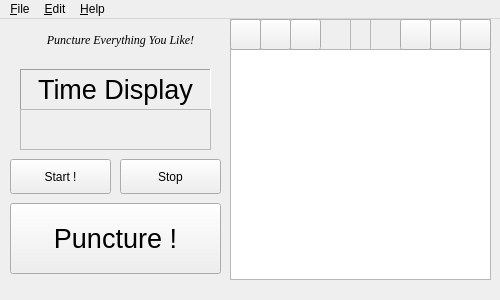
<?xml version="1.0" encoding="UTF-8"?>
<ui version="4.0">
 <class>MainWindow</class>
 <widget class="QMainWindow" name="MainWindow">
  <property name="geometry">
   <rect>
    <x>0</x>
    <y>0</y>
    <width>500</width>
    <height>300</height>
   </rect>
  </property>
  <property name="minimumSize">
   <size>
    <width>360</width>
    <height>270</height>
   </size>
  </property>
  <property name="windowIcon">
   <iconset resource="icon.qrc">
    <normaloff>:/icons/MiniPunctor.png</normaloff>:/icons/MiniPunctor.png</iconset>
  </property>
  <widget class="QWidget" name="centralWidget">
   <widget class="QLabel" name="labelBanner">
    <property name="geometry">
     <rect>
      <x>10</x>
      <y>0</y>
      <width>221</width>
      <height>41</height>
     </rect>
    </property>
    <property name="font">
     <font>
      <family>Times New Roman</family>
      <italic>true</italic>
     </font>
    </property>
    <property name="text">
     <string>Puncture Everything You Like!</string>
    </property>
    <property name="textFormat">
     <enum>Qt::PlainText</enum>
    </property>
    <property name="alignment">
     <set>Qt::AlignCenter</set>
    </property>
   </widget>
   <widget class="QLabel" name="labelTime">
    <property name="geometry">
     <rect>
      <x>20</x>
      <y>50</y>
      <width>191</width>
      <height>41</height>
     </rect>
    </property>
    <property name="font">
     <font>
      <pointsize>20</pointsize>
     </font>
    </property>
    <property name="frameShape">
     <enum>QFrame::Panel</enum>
    </property>
    <property name="frameShadow">
     <enum>QFrame::Sunken</enum>
    </property>
    <property name="text">
     <string>Time Display</string>
    </property>
    <property name="textFormat">
     <enum>Qt::PlainText</enum>
    </property>
    <property name="alignment">
     <set>Qt::AlignCenter</set>
    </property>
   </widget>
   <widget class="QPushButton" name="buttonStart">
    <property name="geometry">
     <rect>
      <x>10</x>
      <y>140</y>
      <width>101</width>
      <height>35</height>
     </rect>
    </property>
    <property name="focusPolicy">
     <enum>Qt::TabFocus</enum>
    </property>
    <property name="toolTip">
     <string>Start / pause timer</string>
    </property>
    <property name="text">
     <string>Start !</string>
    </property>
   </widget>
   <widget class="QPushButton" name="buttonStop">
    <property name="geometry">
     <rect>
      <x>120</x>
      <y>140</y>
      <width>101</width>
      <height>35</height>
     </rect>
    </property>
    <property name="focusPolicy">
     <enum>Qt::TabFocus</enum>
    </property>
    <property name="toolTip">
     <string>Stop timer</string>
    </property>
    <property name="text">
     <string>Stop</string>
    </property>
   </widget>
   <widget class="QPushButton" name="buttonPunc">
    <property name="geometry">
     <rect>
      <x>10</x>
      <y>184</y>
      <width>211</width>
      <height>71</height>
     </rect>
    </property>
    <property name="font">
     <font>
      <pointsize>20</pointsize>
     </font>
    </property>
    <property name="toolTip">
     <string>Insert current time tick to list</string>
    </property>
    <property name="text">
     <string>Puncture !</string>
    </property>
   </widget>
   <widget class="QListWidget" name="listTimeline">
    <property name="geometry">
     <rect>
      <x>230</x>
      <y>30</y>
      <width>261</width>
      <height>231</height>
     </rect>
    </property>
    <property name="contextMenuPolicy">
     <enum>Qt::CustomContextMenu</enum>
    </property>
    <property name="selectionMode">
     <enum>QAbstractItemView::ExtendedSelection</enum>
    </property>
   </widget>
   <widget class="QFrame" name="frameTimeAdj">
    <property name="geometry">
     <rect>
      <x>20</x>
      <y>90</y>
      <width>191</width>
      <height>41</height>
     </rect>
    </property>
    <property name="frameShape">
     <enum>QFrame::StyledPanel</enum>
    </property>
    <property name="frameShadow">
     <enum>QFrame::Raised</enum>
    </property>
    <widget class="buttonUpDown" name="bUDMin" native="true">
     <property name="geometry">
      <rect>
       <x>0</x>
       <y>0</y>
       <width>61</width>
       <height>41</height>
      </rect>
     </property>
     <property name="toolTip">
      <string>Adjust minute</string>
     </property>
    </widget>
    <widget class="buttonUpDown" name="bUDSec" native="true">
     <property name="geometry">
      <rect>
       <x>60</x>
       <y>0</y>
       <width>61</width>
       <height>41</height>
      </rect>
     </property>
     <property name="toolTip">
      <string>Adjust second</string>
     </property>
    </widget>
    <widget class="buttonUpDown" name="bUDMsec" native="true">
     <property name="geometry">
      <rect>
       <x>120</x>
       <y>0</y>
       <width>71</width>
       <height>41</height>
      </rect>
     </property>
     <property name="toolTip">
      <string>Adjust millisecond</string>
     </property>
    </widget>
   </widget>
   <widget class="QFrame" name="frameListOperation">
    <property name="geometry">
     <rect>
      <x>230</x>
      <y>0</y>
      <width>261</width>
      <height>31</height>
     </rect>
    </property>
    <property name="frameShape">
     <enum>QFrame::StyledPanel</enum>
    </property>
    <property name="lineWidth">
     <number>0</number>
    </property>
    <widget class="QFrame" name="frameListButtonLeft">
     <property name="geometry">
      <rect>
       <x>0</x>
       <y>0</y>
       <width>121</width>
       <height>31</height>
      </rect>
     </property>
     <property name="frameShape">
      <enum>QFrame::StyledPanel</enum>
     </property>
     <property name="lineWidth">
      <number>0</number>
     </property>
     <widget class="QPushButton" name="buttonListEdit">
      <property name="geometry">
       <rect>
        <x>60</x>
        <y>0</y>
        <width>31</width>
        <height>31</height>
       </rect>
      </property>
      <property name="toolTip">
       <string>Edit selected item</string>
      </property>
      <property name="icon">
       <iconset resource="icon.qrc">
        <normaloff>:/icons/list-edit.png</normaloff>:/icons/list-edit.png</iconset>
      </property>
      <property name="iconSize">
       <size>
        <width>20</width>
        <height>20</height>
       </size>
      </property>
     </widget>
     <widget class="QPushButton" name="buttonListMoveDown">
      <property name="geometry">
       <rect>
        <x>30</x>
        <y>0</y>
        <width>31</width>
        <height>31</height>
       </rect>
      </property>
      <property name="toolTip">
       <string>Move selected item down</string>
      </property>
      <property name="icon">
       <iconset resource="icon.qrc">
        <normaloff>:/icons/go-down.png</normaloff>:/icons/go-down.png</iconset>
      </property>
      <property name="iconSize">
       <size>
        <width>20</width>
        <height>20</height>
       </size>
      </property>
     </widget>
     <widget class="QPushButton" name="buttonListMoveUp">
      <property name="geometry">
       <rect>
        <x>0</x>
        <y>0</y>
        <width>31</width>
        <height>31</height>
       </rect>
      </property>
      <property name="toolTip">
       <string>Move selected item up</string>
      </property>
      <property name="icon">
       <iconset resource="icon.qrc">
        <normaloff>:/icons/go-up.png</normaloff>:/icons/go-up.png</iconset>
      </property>
      <property name="iconSize">
       <size>
        <width>20</width>
        <height>20</height>
       </size>
      </property>
     </widget>
    </widget>
    <widget class="QFrame" name="frameListButtonRight">
     <property name="geometry">
      <rect>
       <x>140</x>
       <y>0</y>
       <width>121</width>
       <height>31</height>
      </rect>
     </property>
     <property name="frameShape">
      <enum>QFrame::StyledPanel</enum>
     </property>
     <property name="lineWidth">
      <number>0</number>
     </property>
     <widget class="QPushButton" name="buttonListClear">
      <property name="geometry">
       <rect>
        <x>90</x>
        <y>0</y>
        <width>31</width>
        <height>31</height>
       </rect>
      </property>
      <property name="toolTip">
       <string>Remove all items</string>
      </property>
      <property name="icon">
       <iconset resource="icon.qrc">
        <normaloff>:/icons/edit-delete.png</normaloff>:/icons/edit-delete.png</iconset>
      </property>
      <property name="iconSize">
       <size>
        <width>20</width>
        <height>20</height>
       </size>
      </property>
     </widget>
     <widget class="QPushButton" name="buttonListRemove">
      <property name="geometry">
       <rect>
        <x>60</x>
        <y>0</y>
        <width>31</width>
        <height>31</height>
       </rect>
      </property>
      <property name="toolTip">
       <string>Remove selected item</string>
      </property>
      <property name="icon">
       <iconset resource="icon.qrc">
        <normaloff>:/icons/list-remove.png</normaloff>:/icons/list-remove.png</iconset>
      </property>
      <property name="iconSize">
       <size>
        <width>20</width>
        <height>20</height>
       </size>
      </property>
     </widget>
     <widget class="QPushButton" name="buttonListInsert">
      <property name="geometry">
       <rect>
        <x>30</x>
        <y>0</y>
        <width>31</width>
        <height>31</height>
       </rect>
      </property>
      <property name="toolTip">
       <string>Create new item after selected item</string>
      </property>
      <property name="icon">
       <iconset resource="icon.qrc">
        <normaloff>:/icons/list-add.png</normaloff>:/icons/list-add.png</iconset>
      </property>
      <property name="iconSize">
       <size>
        <width>20</width>
        <height>20</height>
       </size>
      </property>
     </widget>
    </widget>
   </widget>
  </widget>
  <widget class="QMenuBar" name="menuBar">
   <property name="geometry">
    <rect>
     <x>0</x>
     <y>0</y>
     <width>500</width>
     <height>30</height>
    </rect>
   </property>
   <widget class="QMenu" name="menuFile">
    <property name="title">
     <string>&amp;File</string>
    </property>
    <addaction name="actionNew_File"/>
    <addaction name="separator"/>
    <addaction name="actionOpen_File"/>
    <addaction name="actionSave_File"/>
    <addaction name="actionSave_File_As"/>
    <addaction name="separator"/>
    <addaction name="actionExit"/>
   </widget>
   <widget class="QMenu" name="menuEdit">
    <property name="title">
     <string>&amp;Edit</string>
    </property>
    <addaction name="actionCopy"/>
    <addaction name="actionCut"/>
    <addaction name="actionPaste"/>
    <addaction name="actionDuplicate"/>
    <addaction name="separator"/>
    <addaction name="actionInsert_before"/>
    <addaction name="actionCreate_tick_behind"/>
    <addaction name="separator"/>
    <addaction name="actionOptions"/>
   </widget>
   <widget class="QMenu" name="menuHelp">
    <property name="title">
     <string>&amp;Help</string>
    </property>
    <addaction name="actionAbout"/>
   </widget>
   <addaction name="menuFile"/>
   <addaction name="menuEdit"/>
   <addaction name="menuHelp"/>
  </widget>
  <action name="actionNew_File">
   <property name="text">
    <string>&amp;New File</string>
   </property>
   <property name="shortcut">
    <string>Ctrl+N</string>
   </property>
  </action>
  <action name="actionOpen_File">
   <property name="text">
    <string>&amp;Open File</string>
   </property>
   <property name="shortcut">
    <string>Ctrl+O</string>
   </property>
  </action>
  <action name="actionSave_File">
   <property name="text">
    <string>&amp;Save File</string>
   </property>
   <property name="shortcut">
    <string>Ctrl+S</string>
   </property>
  </action>
  <action name="actionSave_File_As">
   <property name="text">
    <string>Save File &amp;As</string>
   </property>
   <property name="shortcut">
    <string>Ctrl+Shift+S</string>
   </property>
  </action>
  <action name="actionExit">
   <property name="text">
    <string>&amp;Exit</string>
   </property>
  </action>
  <action name="actionOptions">
   <property name="text">
    <string>&amp;Options</string>
   </property>
   <property name="shortcut">
    <string>Ctrl+O</string>
   </property>
  </action>
  <action name="actionAbout">
   <property name="icon">
    <iconset theme="about.png">
     <normalon>:/icons/help.png</normalon>
    </iconset>
   </property>
   <property name="text">
    <string>&amp;About</string>
   </property>
   <property name="shortcut">
    <string>F1</string>
   </property>
  </action>
  <action name="actionCopy">
   <property name="text">
    <string>&amp;Copy</string>
   </property>
   <property name="shortcut">
    <string>Ctrl+C</string>
   </property>
  </action>
  <action name="actionCut">
   <property name="text">
    <string>C&amp;ut</string>
   </property>
   <property name="shortcut">
    <string>Ctrl+X</string>
   </property>
  </action>
  <action name="actionPaste">
   <property name="text">
    <string>&amp;Paste</string>
   </property>
   <property name="shortcut">
    <string>Ctrl+V</string>
   </property>
  </action>
  <action name="actionDuplicate">
   <property name="text">
    <string>&amp;Duplicate</string>
   </property>
  </action>
  <action name="actionInsert_before">
   <property name="text">
    <string>Create tick &amp;before</string>
   </property>
  </action>
  <action name="actionCreate_tick_behind">
   <property name="text">
    <string>C&amp;reate tick behind</string>
   </property>
  </action>
 </widget>
 <layoutdefault spacing="6" margin="11"/>
 <customwidgets>
  <customwidget>
   <class>buttonUpDown</class>
   <extends>QWidget</extends>
   <header>buttonupdown.h</header>
   <container>1</container>
  </customwidget>
 </customwidgets>
 <resources>
  <include location="icon.qrc"/>
 </resources>
 <connections/>
</ui>
